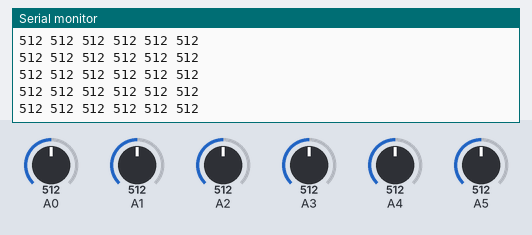
A sketch run on a simulated Arduino Uno, built with avr-gcc and run on an emulated ATmega328P. On the bench: the last lines printed to the serial monitor. The inputs (shaded band) are chosen by the test bench; at power-on: A0 = 512, A1 = 512, A2 = 512, A3 = 512, A4 = 512, A5 = 512.

Above: at 1.2 s.
1.3 s: A0 set to 108
At 2.0 s:
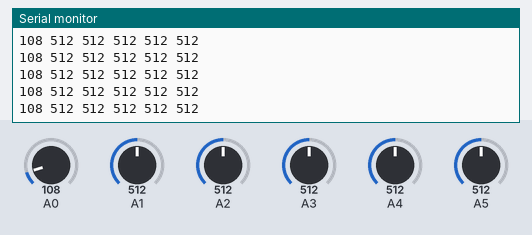
4.3 s: A0 set to 88
At 5.0 s:
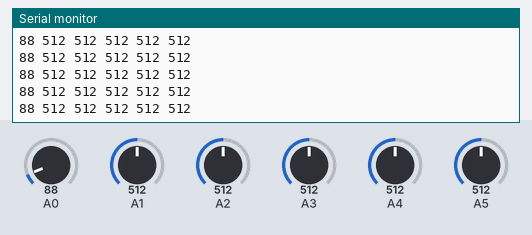
Timing chart, 0 to 7.3 s (numbered marks = the images above; inputs shaded):
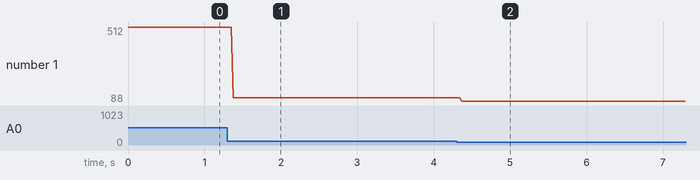

Measured:
- after the input at 1.3 s, the serial monitor: prints a new line after 0.08 s (image 1)
- after the input at 4.3 s, the serial monitor: prints a new line after 0.07 s (image 2)
- plotted number 1: 512 → 108 after the input at 1.3 s, 108 → 88 after the input at 4.3 s

The sketch:

sketch_may19a.ino
```cpp
void setup() {
  Serial.begin(9600);
}

void loop() {
  Serial.print(analogRead(A0));
  Serial.print(" ");
  Serial.print(analogRead(A1));
  Serial.print(" ");
  Serial.print(analogRead(A2));
  Serial.print(" ");
  Serial.print(analogRead(A3));
  Serial.print(" ");
  Serial.print(analogRead(A4));
  Serial.print(" ");
  Serial.println(analogRead(A5));

}
```
